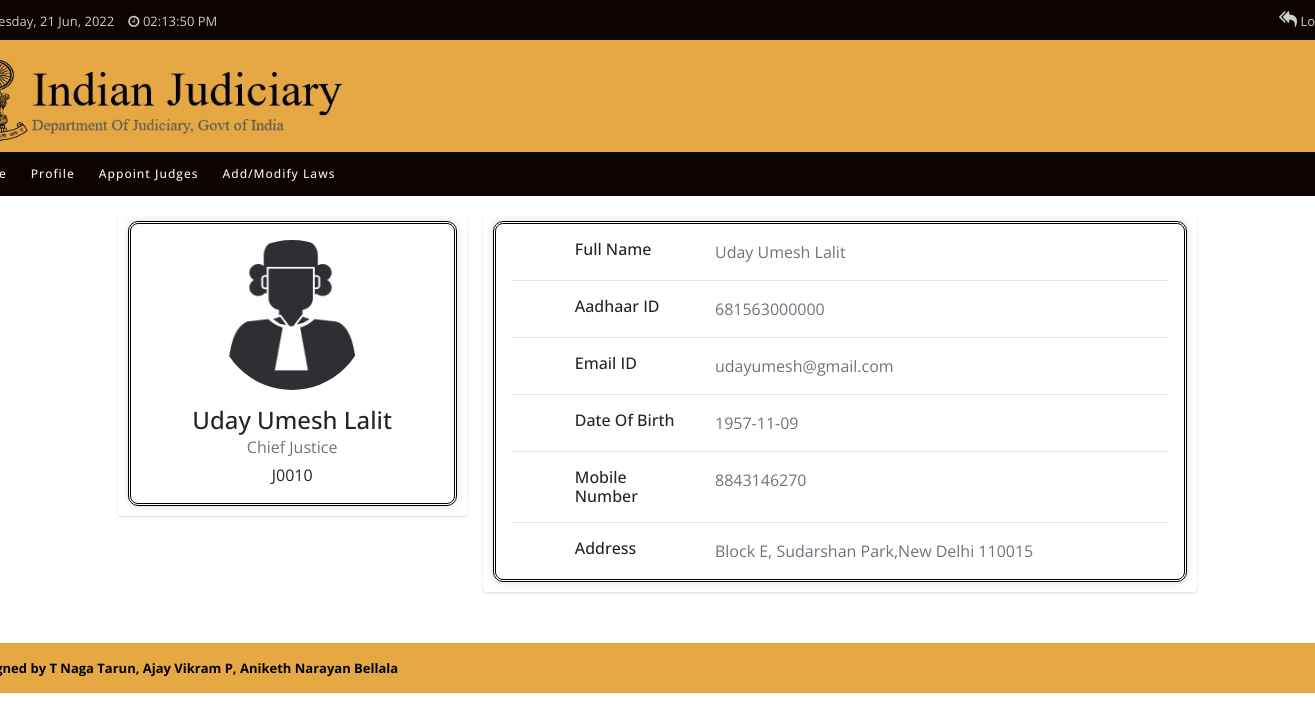
The app's page /admin_profile.php (signed in) with its own data.
### tables this page shows
CREATE TABLE `BIODATA` (
  `Aadhaar_ID` bigint(12) NOT NULL,
  `Full_Name` varchar(255) NOT NULL,
  `Date_Of_Birth` date NOT NULL,
  `Address` varchar(100) NOT NULL,
  `Mobile_Number` bigint(20) NOT NULL,
  `Email_ID` varchar(255) NOT NULL,
  `Password` varchar(255) NOT NULL DEFAULT 'pass'
);

CREATE TABLE `JUDGES` (
  `Judge_ID` varchar(255) NOT NULL,
  `Date_Of_Appointment` date NOT NULL,
  `Date_Of_Resignation` date NOT NULL,
  `Aadhaar_ID` bigint(20) NOT NULL,
  `Experience` int(11) NOT NULL,
  `Court_ID` varchar(255) NOT NULL,
  `Password` varchar(255) NOT NULL,
  `Status` enum('Active','Retired','Suspended') NOT NULL DEFAULT 'Active'
);

### admin_profile.php (the view, shortened to what this page needs)
<!DOCTYPE html PUBLIC "-//W3C//Dp XHTML 1.0 Transitional//EN" "http://www.w3.org/TR/xhtml1/Dp/xhtml1-transitional.dp">
<html xmlns="http://www.w3.org/1999/xhtml">
<head>
    <link rel="stylesheet" type="text/css" href="css/bootstrap.min.css" />
    <link id="pagestyle" rel="stylesheet" type="text/css" href="css/style.css" />
    <link rel="stylesheet" type="text/css" href="https://stackpath.bootstrapcdn.com/font-awesome/4.7.0/css/font-awesome.min.css" />
    <link rel="stylesheet" href="css/footer.css">
    <link rel="stylesheet" href="css/more_nav.css">
    <link rel="stylesheet" href="navigation/styles.css">
</head>
<body>
    <?php
    $server = "localhost";
    $database = "INDIAN_JUDICIARY";
    $username = "root";
    $password = "";
    $portnumber = 3306;
    $conn = mysqli_connect($server, $username, $password, $database, $portnumber);
    $query = "SELECT * from BIODATA where Aadhaar_ID = $_SESSION[admin];";
    $query1 = "SELECT Judge_ID from JUDGES where Aadhaar_ID = $_SESSION[admin];";
    $result = mysqli_query($conn, $query);
    $result1 = mysqli_query($conn, $query1);
    $row = mysqli_fetch_assoc($result);
        $aadhaar_fetched = $row['Aadhaar_ID'];
        $fName_fetched = $row['Full_Name'];
        $email_fetched = $row['Email_ID'];
        $dob_fetched = $row['Date_Of_Birth'];
        $mobile_fetched = $row['Mobile_Number'];
        $address_fetched = $row['Address'];
    $row1 = mysqli_fetch_assoc($result1);
        $judge_fetched = $row1['Judge_ID'];
    ?>
    <div class="top-header">
        <div class="container">
            <div class="row">
                <div class="col-md-4 col-12 text-md-left text-center leftmy">
                    <ul class="top_nav1">
                        <li><i class="fa fa-calendar"></i> <span id="datedisplay"></span></li>
                        <li><i class="fa fa-clock-o"></i> <span id="clockDisplay"></span></li>
                    </ul>
                </div>
                <div class="col-md-8 col-12 text-md-right text-center righthd">
                    <ul class="top_nav">
                        <li><a href="logout.php"><i class="fa fa-reply-all"></i> Logout</a></li>
                    </ul>
                </div>
            </div>
        </div>
    </div>
    <div class="header">
        <div class="container">
            <div class="row">
                <div class="logo"><a href="#"><img src="images/embnew.jpg" /></a></div>
                <div class="col-md-6 h_right text-right">
                </div>
            </div>
        </div>
    </div>
    <div id="myheader" class="main_navigation">
    <div class="container">
      <div class="row">
        <div id='cssmenu'>
           <ul>
            <li><a href="admin_welcome1.php">Home</a></li>
            <li><a href="admin_profile.php">Profile</a></li>
            <li><a href="appointjudges.php">Appoint Judges</a></li>
            <li class='active'><a href="crud_laws.php"> Add/Modify Laws</a>
             </li>
           </ul>
        </div>
      </div>
    </div>
  </div>
    <div class="profile">
        <div class="container">
            <div class="main-body">
                <div class="row gutters-sm">
                    <div class="col-md-4 mb-3">
                        <div class="card">
                            <div class="card-body box">
                                <div class="d-flex flex-column align-items-center text-center">
                                    <img src="./images/chief_justice.png" alt="Admin" class="rounded-circle" width="150" height="150px">
                                    <div class="mt-3">
                                        <h4><?php
                                            echo $fName_fetched;
                                        ?></h4>
                                        <p class="text-secondary mb-1">Chief Justice</p>
                                    </div>
                                    <?php
                                            echo $judge_fetched;
                                            ?>
                                </div>
                            </div>
                        </div>
                    </div>
                    <div class="col-md-8 ">
                        <div class="card mb-3">
                            <div class="card-body box">
                                <div class="row mx-5">
                                    <div class="col-sm-3">
                                        <h6 class="mb-0 ">Full Name</h6>
                                    </div>
                                    <div class="col-sm-9 text-secondary ">
                                        <?php
                                            echo $fName_fetched;
                                        ?>
                                    </div>
                                </div>
                                <hr>
                                <div class="row mx-5">
                                    <div class="col-sm-3">
                                        <h6 class="mb-0 ">Aadhaar ID</h6>
                                    </div>
                                    <div class="col-sm-9 text-secondary ">
                                    <?php
                                            echo $aadhaar_fetched;
                                        ?>
                                    </div>
                                </div>
                                <hr>
                                <div class="row mx-5">
                                    <div class="col-sm-3">
                                        <h6 class="mb-0">Email ID</h6>
                                    </div>
                                    <div class="col-sm-9 text-secondary">
                                    <?php
                                            echo $email_fetched;
                                        ?>
                                    </div>
                                </div>
                                <hr>
                                <div class="row mx-5">
                                    <div class="col-sm-3">
                                        <h6 class="mb-0">Date Of Birth</h6>
                                    </div>
                                    <div class="col-sm-9 text-secondary">
                                    <?php
                                            echo $dob_fetched;
                                        ?>
                                    </div>
                                </div>
                                <hr>
                                <div class="row mx-5">
                                    <div class="col-sm-3">
                                        <h6 class="mb-0">Mobile Number</h6>
                                    </div>
                                    <div class="col-sm-9 text-secondary">
                                    <?php
                                            echo $mobile_fetched;
                                        ?>
                                    </div>
                                </div>
                                <hr>
                                <div class="row mx-5">
                                    <div class="col-sm-3">
                                        <h6 class="mb-0">Address</h6>
                                    </div>
                                    <div class="col-sm-9 text-secondary">
                                    <?php
                                            echo $address_fetched;
                                        ?>
                                    </div>
                                </div>
                            </div>
                        </div>
                    </div>
                </div>
            </div>
        </div>
    </div>
    <div id="sub-footer">
        <div class="container">
            <div class="row">
                <div class="col-md-9">
                    <div class="copyright">
                        <p>
                            <span>Designed by T Naga Tarun, Ajay Vikram P, Aniketh Narayan Bellala</span>
                        </p>
                    </div>
                </div>
            </div>
        </div>
    </div>
</body>
</html>

### css/style.css (style rules this page uses)
body { font-family: 'Open Sans' ; }
.box { border: #e59719; border-color:#000; border-radius: 10px; border-style: double; }
.top-header { background:#0d0401; height:40px; line-height:40px; }
ul,li { margin:0px; padding:0px; }
.top_nav1 { list-style:none; }
.top_nav1 li { color:#ccc; font-size:13px; display:inline-block; cursor:pointer; font-family: 'Open Sans' ; }
.top_nav1 li:last-child { padding-left:10px; }
.top_nav { list-style:none; }
.top_nav li { color:#ccc; font-size:13px; display:inline-block; cursor:pointer; padding-left:5px; padding-right:5px; font-family: 'Open Sans' ; }
.top_nav li a { color:#ccc; }
.top_nav li i { font-size:18px; padding-left:10px; }
.header { background:#e6a843; padding:0px; }
.main_navigation { background:#0d0401; z-index:100000; }
.header img { width:80%; }
h1,h2,h3,h4,h5,h6,p,ul,li { margin:0px; padding:0px; }
.box { -webkit-box-shadow: 0px 0px 9px 0px rgba(219,219,219,1); -moz-box-shadow: 0px 0px 9px 0px rgba(219,219,219,1); box-shadow: 0px 0px 9px 0px rgba(219,219,219,1); padding:5px; margin:10px; }

### css/footer.css (style rules this page uses)
#sub-footer { background: #e6a843; text-shadow: none; color: #5d5d5d; padding: 0; height:50px; line-height:50px; margin: 20px 0 0 0; }
#sub-footer p { margin: 0; padding: 0; color:#000; font-size:13px; font-weight:bold; }
#sub-footer span { color: #000; }
.copyright { text-align: left; font-size: 13px; color: #000; }

### navigation/styles.css (style rules this page uses)
#cssmenu, #cssmenu ul, #cssmenu ul li, #cssmenu ul li a, #cssmenu #menu-button { margin: 0; padding: 2px; border: 0; list-style: none; line-height: 1; display: block; position: relative; -webkit-box-sizing: border-box; -moz-box-sizing: border-box; box-sizing: border-box; font-family: 'Open Sans' ; z-index:97; }
#cssmenu:after, #cssmenu > ul:after { content: "."; display: block; clear: both; visibility: hidden; line-height: 0; height: 0; }
#cssmenu { font-family: 'Oxygen-Regular'; width:100%; }
#cssmenu > ul > li { float: left; }
#cssmenu > ul > li > a { padding: 10px; font-size: 12px; font-weight:500; letter-spacing: 1px; text-decoration: none; color: #f2f2f2; text-transform:capitalize; }

### admin_profile.php (style rules this page uses)
.profile .main-body { padding: 15px; }
.profile .card { box-shadow: 0 1px 3px 0 rgba(0, 0, 0, .1), 0 1px 2px 0 rgba(0, 0, 0, .06); }
.profile .card { position: relative; display: flex; flex-direction: column; min-width: 0; word-wrap: break-word; background-color: #fff; background-clip: border-box; border: 0 solid rgba(0, 0, 0, .125); border-radius: .25rem; }
.profile .card-body { flex: 1 1 auto; min-height: 1px; padding: 1rem; }
.profile .gutters-sm { margin-right: -8px; margin-left: -8px; }
.profile .gutters-sm>.col, .profile .gutters-sm>[class*=col-] { padding-right: 8px; padding-left: 8px; }
.profile .mb-3, .profile .my-3 { margin-bottom: 1rem !important; }

### records on screen
biodata: Full_Name "Uday Umesh Lalit", Aadhaar_ID "681563000000", Email_ID "udayumesh@gmail.com", Date_Of_Birth "1957-11-09", Mobile_Number "8843146270", Address "Block E, Sudarshan Park,New Delhi 110015"
judges: Judge_ID "J0010"
